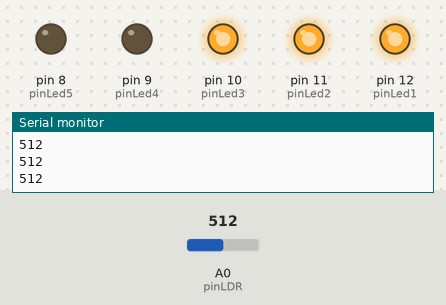
Recording of a program running on a simulated Arduino Uno, built with avr-gcc and run on an emulated ATmega328P. On the bench: output pins drawn as LEDs (lit = HIGH), the last lines printed to the serial monitor. The inputs (shaded band) are chosen by the test bench; at power-on: A0 (pinLDR) = 512.

Above: at 1.2 s.
1.3 s: A0 (pinLDR) set to 437
2.8 s: A0 (pinLDR) set to 412
At 3.4 s:
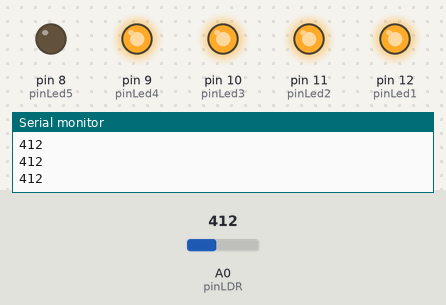
4.3 s: A0 (pinLDR) set to 232
5.8 s: A0 (pinLDR) set to 208
At 6.1 s:
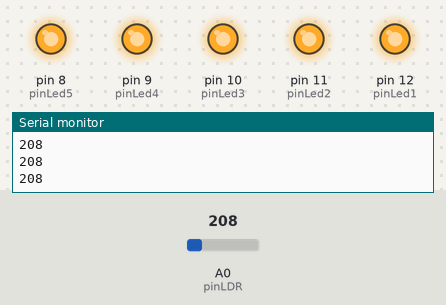
7.3 s: A0 (pinLDR) set to 633
At 8.5 s:
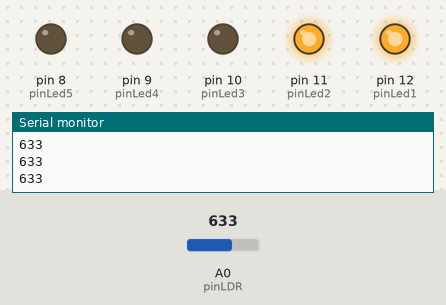
8.8 s: A0 (pinLDR) set to 610
At 10.1 s:
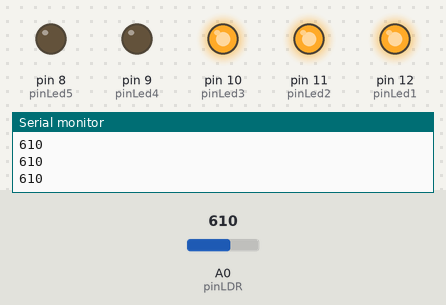
Timing chart, 0 to 11.3 s (numbered marks = the images above; inputs shaded):
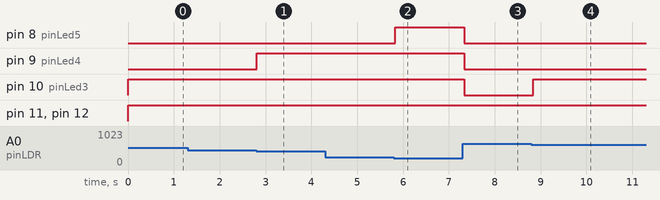

The program:

main.cpp
```cpp
#include <Arduino.h>

int valorLDR = 0;

int pinLed1 = 12;
int pinLed2 = 11;
int pinLed3 = 10;
int pinLed4 = 9;
int pinLed5 = 8;

int pinLDR = A0;

void setup() {
  Serial.begin(9600);

  pinMode(pinLed1, OUTPUT);
  pinMode(pinLed2, OUTPUT);
  pinMode(pinLed3, OUTPUT);
  pinMode(pinLed4, OUTPUT);
  pinMode(pinLed5, OUTPUT);

  analogReference(EXTERNAL);

}

void loop() {
  valorLDR = analogRead(pinLDR);
  Serial.println(analogRead(EXTERNAL));

  if(valorLDR >= 1023)  {
     digitalWrite(pinLed1, LOW);
     digitalWrite(pinLed2, LOW);
     digitalWrite(pinLed3, LOW);
     digitalWrite(pinLed4, LOW);
     digitalWrite(pinLed5, LOW);
   }
   else if((valorLDR >= 823) & (valorLDR < 1023))  {
     digitalWrite(pinLed1, HIGH);
     digitalWrite(pinLed2, LOW);
     digitalWrite(pinLed3, LOW);
     digitalWrite(pinLed4, LOW);
     digitalWrite(pinLed5, LOW);
   }
   else if((valorLDR >= 623) & (valorLDR < 823))  {
     digitalWrite(pinLed1, HIGH);
     digitalWrite(pinLed2, HIGH);
     digitalWrite(pinLed3, LOW);
     digitalWrite(pinLed4, LOW);
     digitalWrite(pinLed5, LOW);
   }
   else if((valorLDR >= 423) & (valorLDR < 623))  {
     digitalWrite(pinLed1, HIGH);
     digitalWrite(pinLed2, HIGH);
     digitalWrite(pinLed3, HIGH);
     digitalWrite(pinLed4, LOW);
     digitalWrite(pinLed5, LOW);
   }
   else if((valorLDR >= 223) & (valorLDR < 423))  {
     digitalWrite(pinLed1, HIGH);
     digitalWrite(pinLed2, HIGH);
     digitalWrite(pinLed3, HIGH);
     digitalWrite(pinLed4, HIGH);
     digitalWrite(pinLed5, LOW);
   }
   else  {
     digitalWrite(pinLed1, HIGH);
     digitalWrite(pinLed2, HIGH);
     digitalWrite(pinLed3, HIGH);
     digitalWrite(pinLed4, HIGH);
     digitalWrite(pinLed5, HIGH);
   }
   delay(100);
}
```

Measured:
- the behaviour switches between 423 and 422 on A0 (pinLDR) (found by bisection; images 0 and 1)
- the behaviour switches between 223 and 222 on A0 (pinLDR) (found by bisection; images 1 and 2)
- the behaviour switches between 623 and 622 on A0 (pinLDR) (found by bisection; images 3 and 4)
- after the input at 2.8 s, pin 9 (pinLed4): LOW → HIGH at once
- after the input at 5.8 s, pin 8 (pinLed5): LOW → HIGH at once
- after the input at 7.3 s, pin 8 (pinLed5), pin 9 (pinLed4), pin 10 (pinLed3): HIGH → LOW at once
- after the input at 8.8 s, pin 10 (pinLed3): LOW → HIGH at once
